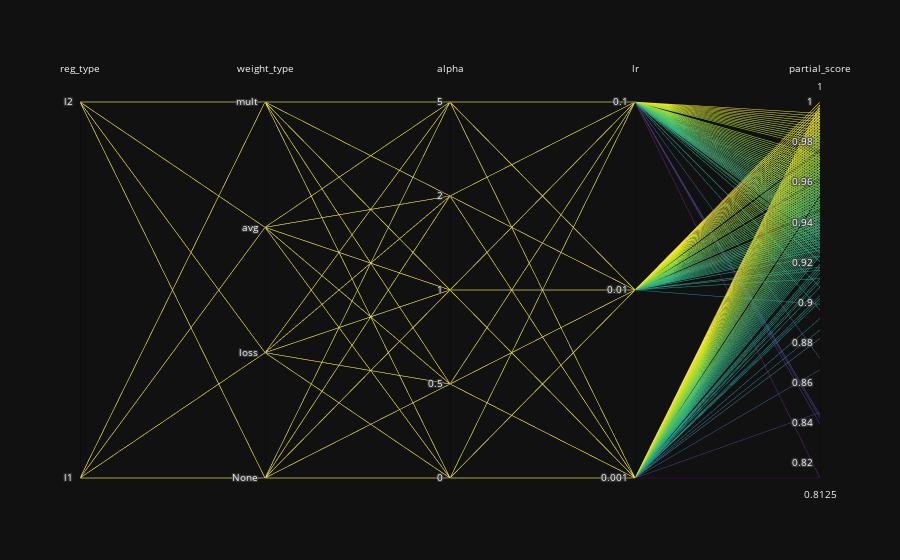

Here is the notebook cell this chart was saved with:
### Code cell
import plotly.graph_objects as go
from matplotlib import cm

fig = go.Figure(
    go.Parcoords(
        line=dict(color=df[label_col], colorscale='viridis'),
        dimensions=[
            dict(label="reg_type", values=df["reg_type"], tickvals=list(mappings["reg_type"].values()),
                 ticktext=list(mappings["reg_type"].keys())),
            dict(label="weight_type", values=df["weight_type"], tickvals=list(mappings["weight_type"].values()),
                 ticktext=list(mappings["weight_type"].keys())),
            dict(label="alpha", values=df["alpha"], tickvals=list(mappings["alpha"].values()),
                 ticktext=list(mappings["alpha"].keys())),
            dict(label="lr", values=df["lr"], tickvals=list(mappings["lr"].values()),
                 ticktext=list(mappings["lr"].keys())),
            dict(label=f"{results_to_optim}_score", values=df[f"{results_to_optim}_score"]),
        ]
    )
)

# fig = px.parallel_coordinates(df, color=f"{results_to_optim}_score", color_continuous_scale=px.colors.diverging.Tealrose,)

fig.update_layout(
    plot_bgcolor='white',
    # paper_bgcolor = 'white'
)
fig.show()

### Figure 1 — Plotly figure (JSON) as saved in the notebook; plotly's stock layout.template omitted (floating-point values rounded to 4 significant figures; data arrays with more than 128 entries replaced by an {"elided": "..."} marker saying what was removed)
{"data": [{"dimensions": [{"label": "reg_type", "ticktext": ["l1", "l2"], "tickvals": [0, 1], "values": {"elided": "905 float values"}}, {"label": "weight_type", "ticktext": ["None", "loss", "avg", "mult"], "tickvals": [0, 1, 2, 3], "values": {"elided": "905 float values"}}, {"label": "alpha", "ticktext": [0.0, 0.5, 1.0, 2.0, 5.0], "tickvals": [0, 1, 2, 3, 4], "values": {"elided": "905 float values"}}, {"label": "lr", "ticktext": [0.001, 0.01, 0.1], "tickvals": [0, 1, 2], "values": {"elided": "905 float values"}}, {"label": "partial_score", "values": {"elided": "905 float values"}}], "line": {"color": {"elided": "905 float values"}, "colorscale": [[0.0, "#440154"], [0.1111, "#482878"], [0.2222, "#3e4989"], [0.3333, "#31688e"], [0.4444, "#26828e"], [0.5556, "#1f9e89"], [0.6667, "#35b779"], [0.7778, "#6ece58"], [0.8889, "#b5de2b"], [1.0, "#fde725"]]}, "type": "parcoords"}], "layout": {"plot_bgcolor": "white"}}
